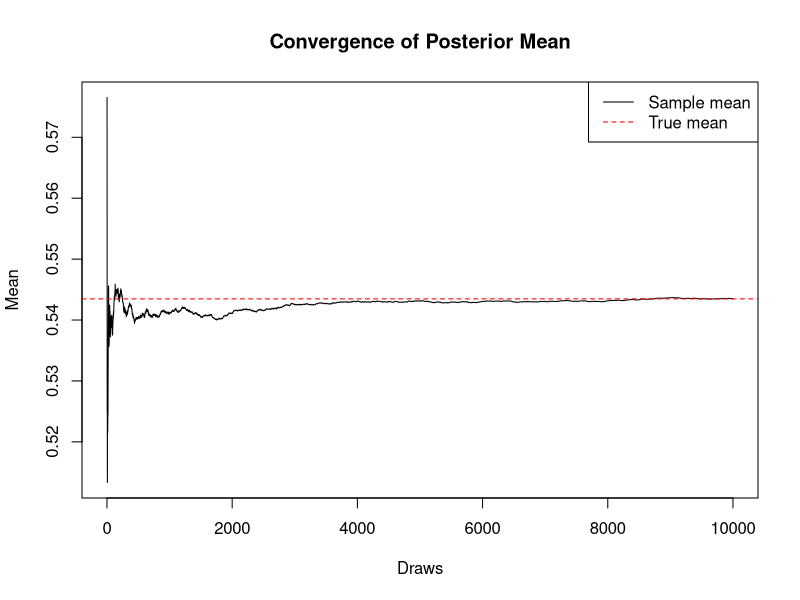
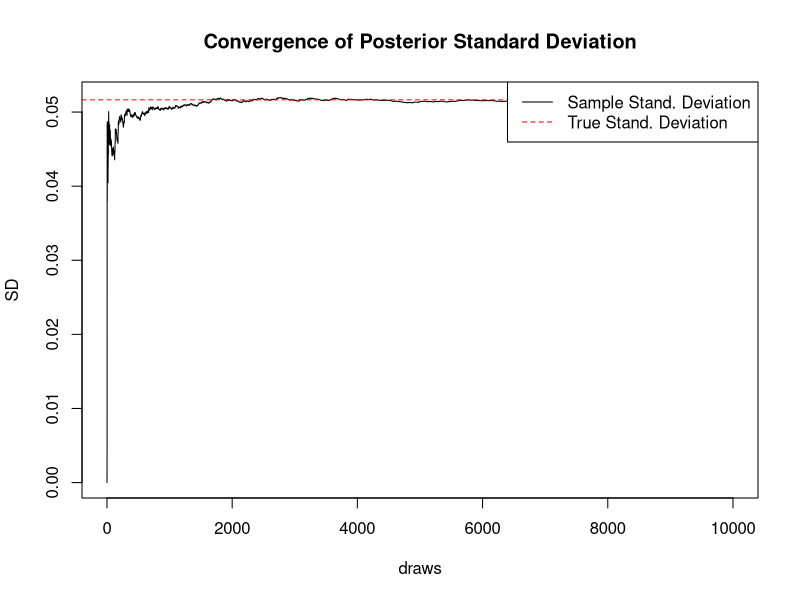

These charts were generated, in order, by the following R code: (Note: this script raises an error after producing the figures.)
#-------------------------------------------------------------------------------
#partA

f <- 35
n <- 78
alpha_zero <- 7
beta_zero <- 7

s <- n - f

posterior_alpha <- alpha_zero + s 
posterior_beta <- beta_zero + f  

true_mean <- posterior_alpha / (posterior_alpha + posterior_beta)
true_var <- (posterior_alpha * posterior_beta) /((posterior_alpha + posterior_beta)^2 
                                                 * (posterior_alpha + posterior_beta + 1))
true_sd <- sqrt(true_var)

print(true_sd)
set.seed(123)
nDraw <- 10000
samples <- rbeta(nDraw, posterior_alpha, posterior_beta)

means <- cumsum(samples) / (1:nDraw)
vars <- cumsum((samples - means)^2) / (1:nDraw)
sds <- sqrt(vars)

# Plot convergence of mean
plot(1:nDraw, means, type = "l", 
     xlab = "Draws", ylab = "Mean",
     main = "Convergence of Posterior Mean")
abline(h = true_mean, col = "red", lty = 2)
legend("topright", legend = c("Sample mean", "True mean"), 
       col = c("black", "red"), lty = 1:2)

# Plot convergence of standard deviation
plot(1:nDraw, sds, type = "l", 
     xlab = "draws", ylab = "SD",
     main = "Convergence of Posterior Standard Deviation")
abline(h = true_sd, col = "red", lty = 2)
legend("topright", legend = c("Sample Stand. Deviation", "True Stand. Deviation"), 
       col = c("black", "red"), lty = 1:2)


##------------------------------------------------------------------------------
#part B

# Empirical probability (from samples)
actual_probability <- mean(samples > 0.5)

# Exact probability (using pbeta)
exact_probability <- 1 - pbeta(0.5, posterior_alpha, posterior_beta)

# Print results
cat("Actual probability ", est_probability, "\n")
cat("Exact probability ", pbeta_probability, "\n")

##------------------------------------------------------------------------------
#part C

# Calculate odds from theta draws
phi_values <- samples / (1 - samples)

hist(phi_values, breaks = 50, probability = TRUE, 
     main = "Posterior of Odds (φ = θ / (1 - θ))", xlab = "φ")
lines(density(phi_values), col = "blue", lwd = 2)